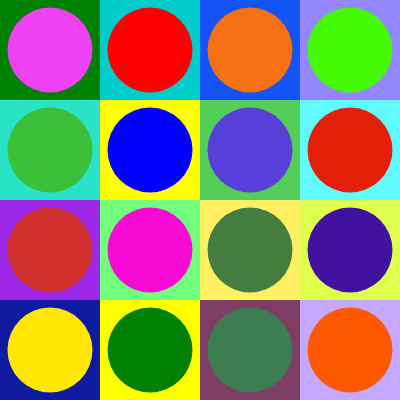
Frame 1 (no input)
Frame 60 (no input): identical to frame 1, image omitted
Frame 120 (the mouse pressed at the canvas centre since frame 60): identical to frame 1, image omitted

The p5.js sketch that drew this single still picture (run headless with seeded random() and noise() and a simulated clock; from frame 60 on, the mouse is pressed at the canvas centre):

// p5.js sketch
// ── sketch.js
function setup() {
  createCanvas(400, 400);
}

function draw() {
  background("#3275a8");
  fill("green")
  stroke("green")
  strokeWeight(0)
  rect(0, 0, 100, 100);
  fill("#ef42f5")
  circle(50, 50, 85, 85);
  fill("#29e3c7")
  rect(0, 100, 100, 100);
  fill("#3cbf39")
  circle(50, 150, 85, 85);
  fill("#9c27e6")
  rect(0, 200, 100, 100);
  fill("#d12e2e")
  circle(50, 250, 85, 85);
  fill("#0e1ba1")
  rect(0, 300, 100, 100);
  fill("#ffe603")
  circle(50, 350, 85, 85);

  fill("#00ccc9")
  stroke("green")
  strokeWeight(0)
  rect(100, 0, 100, 100);
  fill("red")
  circle(150, 50, 85, 85);
  fill("yellow")
  rect(100, 100, 100, 100);
  fill("blue")
  circle(150, 150, 85, 85);
  fill("#73ff7c")
  rect(100, 200, 100, 100);
  fill("#f70ad4")
  circle(150, 250, 85, 85);
  fill("yellow")
  rect(100, 300, 100, 100);
  fill("green")
  circle(150, 350, 85, 85);

  fill("#1453f5")
  stroke("#93d93f")
  strokeWeight(0)
  rect(200, 0, 100, 100);
  fill("#f57114")
  circle(250, 50, 85, 85);
  fill("#53cf59")
  rect(200, 100, 100, 100);
  fill("#593fd9")
  circle(250, 150, 85, 85);
  fill("#ffef63")
  rect(200, 200, 100, 100);
  fill("#447d3d")
  circle(250, 250, 85, 85);
  fill("#7d3d65")
  rect(200, 300, 100, 100);
  fill("#3d7d52")
  circle(250, 350, 85, 85);

  fill("#9387ff")
  stroke("green")
  strokeWeight(0)
  rect(300, 0, 100, 100);
  fill("#44fa07")
  circle(350, 50, 85, 85);
  fill("#61faff")
  rect(300, 100, 100, 100);
  fill("#e31f09")
  circle(350, 150, 85, 85);
  fill("#deff4d")
  rect(300, 200, 100, 100);
  fill("#4112a1")
  circle(350, 250, 85, 85);
  fill("#c5a8ff")
  rect(300, 300, 100, 100);
  fill("#ff5900")
  circle(350, 350, 85, 85);

}
